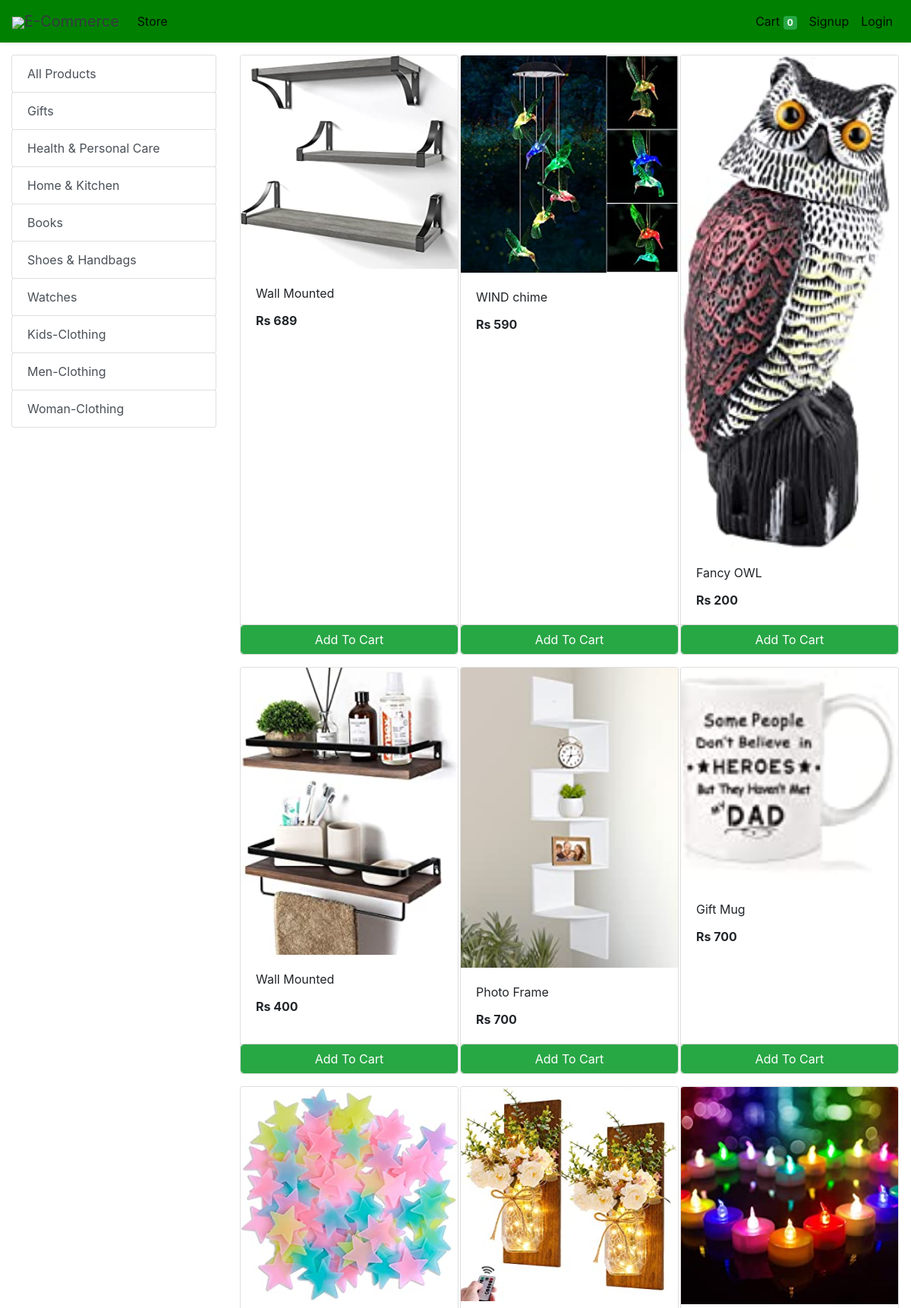
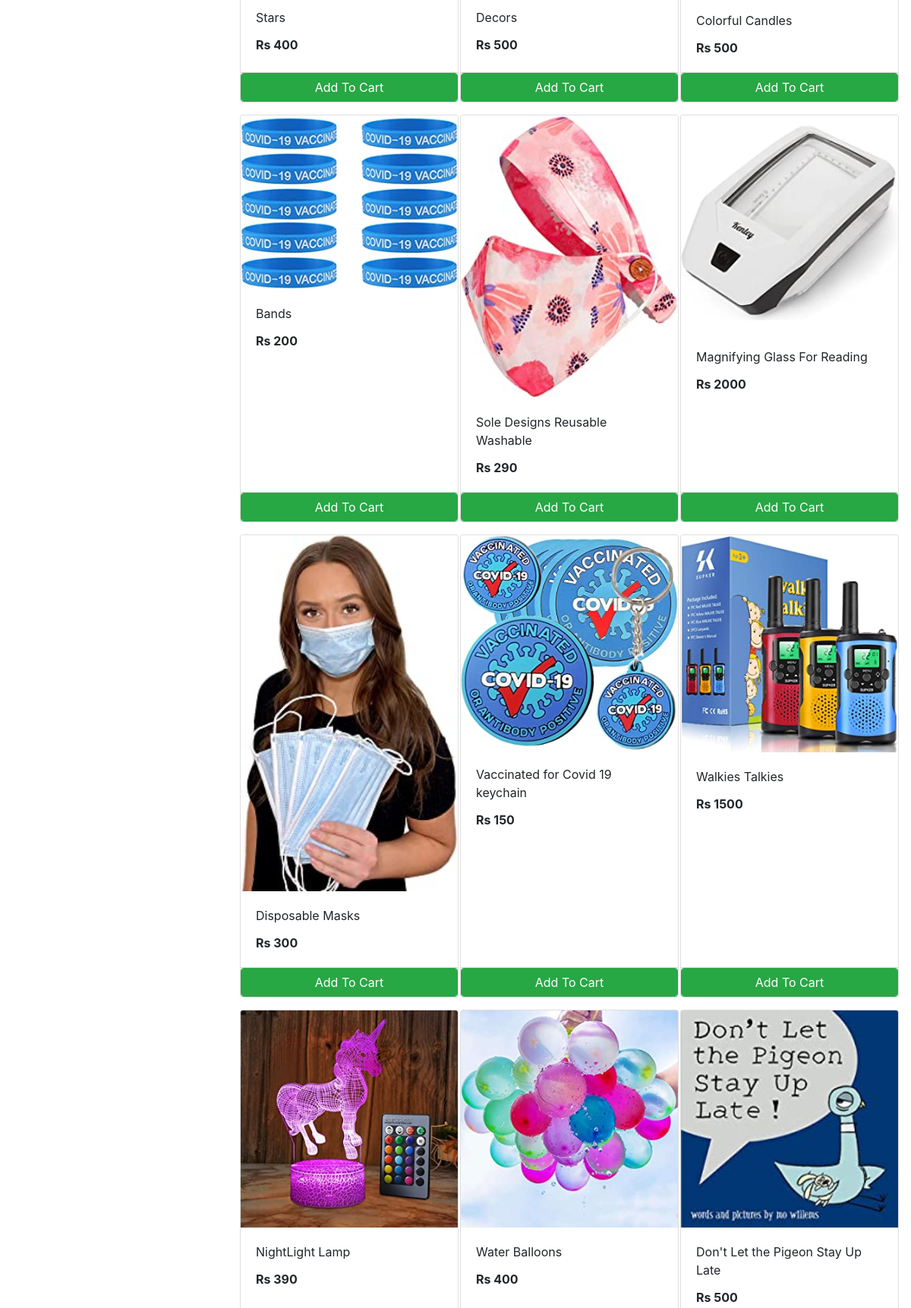
The app's page /store (upper part) with its own data (2 pictures, top to bottom).
### store/models/category.py (models this page shows, shortened)
class Category(models.Model):
    name= models.CharField(max_length=50)
    @staticmethod
    def get_all_categories():
        return Category.objects.all()

### store/models/product.py (models this page shows, shortened)
class Products(models.Model):
    name = models.CharField(max_length=60)
    price= models.IntegerField(default=0)
    category= models.ForeignKey(Category,on_delete=models.CASCADE,default=1 )
    description= models.CharField(max_length=250, default='', blank=True, null= True)
    image= models.ImageField(upload_to='uploads/products/')
    @staticmethod
    def get_all_products():
        return Products.objects.all()

### store/views/home.py (the view)
# urls.py: path('' , include('store.urls'))
def store(request):
    cart = request.session.get('cart')
    if not cart:
        request.session['cart'] = {}
    products = None
    categories = Category.get_all_categories()
    categoryID = request.GET.get('category')
    if categoryID:
        products = Products.get_all_products_by_categoryid(categoryID)
    else:
        products = Products.get_all_products();
    data = {}
    data['products'] = products
    data['categories'] = categories
    print('you are : ', request.session.get('email'))
    return render(request, 'index.html', data)

### store/templatetags/cart.py (called while the page is built)
@register.filter (name='is_in_cart')
def is_in_cart(product, cart):
    keys = cart.keys ()
    for id in keys:
        if int (id) == product.id:
            return True
    return False;

### store/templatetags/custom_filter.py (called while the page is built)
@register.filter(name='currency')
def currency(number):
    return "Rs "+str(number)

### store/templates/index.html (shortened to what this page needs)
{% extends 'base.html' %}
{% block content %}
{% load cart %}
{% load custom_filter %}
<div class="container-fluid mt-3">
	<div class="row">
		<div class="col-lg-3 mx-auto">
			<div class="list-group">
				<a href="/" class="list-group-item list-group-item-action btn btn-outline-success">All Products</a>
				{% for category in categories %}
				<a href="/?category={{category.id}}"
					class="list-group-item list-group-item-action btn btn-outline-success ">{{category.name}}</a>
				{% endfor %}
			</div>
		</div>
		<div id='products' class="col-lg-9 mx-auto">
			<div class="row mx-auto">
				{% for product in products %}
				<div class="card mx-auto mb-3" id={{product.id}} style="width: 18rem;">
					<img class="card-img-top" src="{{product.image.url}}" alt="Card image cap">
					<div class="card-body">
						<p class="card-title">{{product.name}}</p>
						<p class="card-text"><b>{{product.price|currency}}</b></p>
					</div>
					<div class="card-footer p-0 no-gutters">
						{% if product|is_in_cart:request.session.cart %}
						<div class="row no-gutters">
							<form action="/#{{product.id}}" class="col-2 " method="post">
								{% csrf_token %}
								<input hidden type="text" name='product' value='{{product.id}}'>
								<input hidden type="text" name='remove' value='True'>
								<input type="submit" value=" - " class="btn btn-block btn-success border-right">
							</form>
							<div class="text-center col btn btn-success">{{product|cart_quantity:request.session.cart}} in Cart</div>
							<form action="/#{{product.id}}" class="col-2 " method="post">
								{% csrf_token %}
								<input hidden type="text" name='product' value='{{product.id}}'>
								<input type="submit" value=" + " class="btn btn-block btn-success border-left">
							</form>
						</div>
						{% else %}
						<form action="/#{{product.id}}" method="POST" class="btn-block">
							<input type="submit" class="float-right btn btn-success form-control"
								value="Add To Cart">
						</form>
						{% endif %}
					</div>
				</div>
				{% endfor %}
			</div>
		</div>
	</div>
</div>
{% endblock %}

### store/templates/base.html (shortened to what this page needs)
<!doctype html>
<html lang="en">
<head>
  <link rel="stylesheet" href="https://maxcdn.bootstrapcdn.com/bootstrap/4.0.0/css/bootstrap.min.css"
>
</head>
<body>
<nav class="one-edge-shadow
  navbar navbar-light
  sticky-top navbar
  navbar-expand-lg
  text-white">
    <a class="navbar-brand ms-3 text-dark " href="/">
    <link rel="stylesheet" href="https://use.fontawesome.com/releases/v5.7.0/css/all.css">
    <img src="https://www.freepnglogos.com/uploads/shopping-cart-png/shopping-cart-svg-png-icon-download-28.png" style="width:50px;height:50px,color:text-light;">E-Commerce</a>
    <div class="collapse navbar-collapse" id="navbarSupportedContent">
      <ul class="navbar-nav mr-auto">
        <li class="nav-item active">
          <a class="nav-link" href="/store">Store <span class="sr-only">(current)</span></a>
        </li>
          </ul>
      <ul class=" navbar-nav my-2 my-lg-0">
        <li class="nav-item active">
          <a class="nav-link" href="/cart">Cart
            <span class="badge badge-success">{{request.session.cart.keys|length}}</span>
            <span class="sr-only">(current)</span></a>
        </li>
        {% if request.session.customer %}
        <li class="nav-item active ">
          <a class="nav-link" href="/orders">Orders<span class="sr-only">(current)</span></a>
        </li>
        <li class="nav-item active ">
          <a class="nav-link" href="/logout">Logout<span class="sr-only">(current)</span></a>
        </li>
        {% else %}
        <li class="nav-item active">
          <a class="nav-link" href="/signup">Signup<span class="sr-only">(current)</span></a>
        </li>
        <li class="nav-item active">
          <a class="nav-link" href="/login">Login<span class="sr-only">(current)</span></a>
        </li>
        {% endif %}
      </ul>
    </div>
  </nav>
  {% block content %}{% endblock %}
</body>
</html>

### store/templates/base.html (style rules this page uses)
nav { background-color: green; }
.one-edge-shadow { box-shadow: 0 8px 2px -5px rgb(246, 245, 245); }

### records on screen
Category: name "Gifts"
Category: name "Health & Personal Care"
Category: name "Home & Kitchen"
Category: name "Books"
Category: name "Shoes & Handbags"
Category: name "Watches"
Category: name "Kids-Clothing"
Category: name "Men-Clothing"
Category: name "Woman-Clothing"
Products: {{ product.id }} 1 (drawn), image (picture), name "Wall Mounted", price "Rs 689"
Products: image (picture), name "WIND chime", price "Rs 590"
Products: image (picture), name "Fancy OWL", price "Rs 200"
Products: image (picture), name "Wall Mounted", price "Rs 400"
Products: image (picture), name "Photo Frame", price "Rs 700"
Products: image (picture), name "Gift Mug", price "Rs 700"
Products: image (picture), name "Stars", price "Rs 400"
Products: image (picture), name "Decors", price "Rs 500"
Products: image (picture), name "Colorful Candles", price "Rs 500"
Products: image (picture), name "Bands", price "Rs 200"
Products: image (picture), name "Sole Designs Reusable Washable", price "Rs 290"
Products: image (picture), name "Magnifying Glass For Reading", price "Rs 2000"
Products: image (picture), name "Disposable Masks", price "Rs 300"
Products: image (picture), name "Vaccinated for Covid 19 keychain", price "Rs 150"
Products: image (picture), name "Walkies Talkies", price "Rs 1500"
Products: image (picture), name "NightLight Lamp", price "Rs 390"
Products: image (picture), name "Water Balloons", price "Rs 400"
Products: {{ product.id }} 18 (drawn), image (picture), name "Don't Let the Pigeon Stay Up Late", price "Rs 500"

### other values on screen
{{ request.session.cart.keys|length }} "0"
